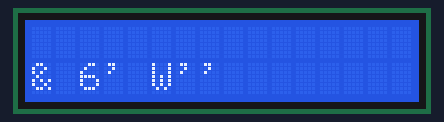
The program below on a simulated Raspberry Pi (BCM pin numbers). Parts: 16×2 character LCD.

Above: at 0.7 s.
At 4.8 s:
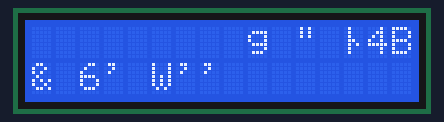
At 8.5 s:
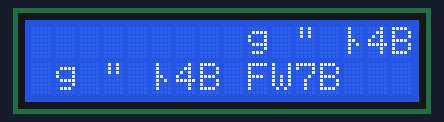
At 12.3 s:
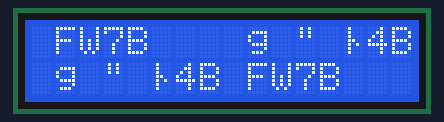
At 19.9 s:
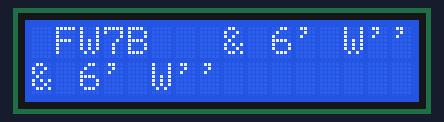
At 35.1 s:
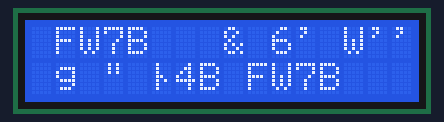

Measured:
- what the display in image 0 shows lasts 3.2 s, from 0.7 s to 3.9 s
- what the display in image 1 shows lasts 3.0 s, from 4.7 s to 7.7 s
- what the display in image 2 shows lasts 3.0 s, from 8.5 s to 11.5 s
- what the display in image 5 shows lasts 3.2 s, from 35.1 s to 38.3 s

The program:

lcd_parallel.py
```python
"""
16X2 LCD interfacing with Raspberry Pi in 4 bit parallel mode


This python program will display text on 16x2 lcd

Python version : Python3
Tested on : Raspberry pi 3B+ and Raspberry pi Zero W
Author : Bahubali Fuladi
Date : 20/01/2022 1:38AM
"""
#!/usr/bin/env python
import RPi.GPIO as GPIO
from time import sleep

# Define GPIO to LCD mapping
LCD_RS = 7
LCD_E  = 8
LCD_D4 = 25
LCD_D5 = 24
LCD_D6 = 23

LCD_D7 = 18

# Define some device constants
LCD_WIDTH = 16    # Maximum characters per line
LCD_CHR = True
LCD_CMD = False

LCD_LINE_1 = 0x80 # LCD RAM address for the 1st line
LCD_LINE_2 = 0xC0 # LCD RAM address for the 2nd line

# Timing constants
E_PULSE = 0.01
E_DELAY = 0.001

def main():
  # Main program block
  GPIO.setwarnings(False)
  GPIO.setmode(GPIO.BCM)       # Use BCM GPIO numbers
  GPIO.setup(LCD_E, GPIO.OUT)  # E
  GPIO.setup(LCD_RS, GPIO.OUT) # RS
  GPIO.setup(LCD_D4, GPIO.OUT) # DB4
  GPIO.setup(LCD_D5, GPIO.OUT) # DB5
  GPIO.setup(LCD_D6, GPIO.OUT) # DB6
  GPIO.setup(LCD_D7, GPIO.OUT) # DB7

  # Initialise display
  lcd_init()

  while True:

    # Send some text on lCD
    lcd_string("Rasbperry Pi",LCD_LINE_1)
    lcd_string("16x2 LCD Test",LCD_LINE_2)

    sleep(3)

def lcd_init():
  lcd_display(0x28,LCD_CMD) # Selecting 4 - bit mode with two rows
  lcd_display(0x0C,LCD_CMD) # Display On,Cursor Off, Blink Off
  lcd_display(0x01,LCD_CMD) # Clear display

  sleep(E_DELAY)

def lcd_display(bits, mode):
  # Send byte to data pins
  # bits = data
  # mode = True  for character
  #        False for command

  GPIO.output(LCD_RS, mode) # RS

  # High bits
  GPIO.output(LCD_D4, False)
  GPIO.output(LCD_D5, False)
  GPIO.output(LCD_D6, False)
  GPIO.output(LCD_D7, False)
  if bits&0x10==0x10:
    GPIO.output(LCD_D4, True)
  if bits&0x20==0x20:
    GPIO.output(LCD_D5, True)
  if bits&0x40==0x40:
    GPIO.output(LCD_D6, True)
  if bits&0x80==0x80:
    GPIO.output(LCD_D7, True)

 # Toggle 'Enable' pin
  lcd_toggle_enable()

  # Low bits
  GPIO.output(LCD_D4, False)
  GPIO.output(LCD_D5, False)
  GPIO.output(LCD_D6, False)
  GPIO.output(LCD_D7, False)
  if bits&0x01==0x01:
    GPIO.output(LCD_D4, True)
  if bits&0x02==0x02:
    GPIO.output(LCD_D5, True)
  if bits&0x04==0x04:
    GPIO.output(LCD_D6, True)
  if bits&0x08==0x08:
    GPIO.output(LCD_D7, True)
  # Toggle 'Enable' pin
  lcd_toggle_enable()

def lcd_toggle_enable():
  # Toggle enable
  sleep(E_DELAY)
  GPIO.output(LCD_E, True)
  sleep(E_PULSE)
  GPIO.output(LCD_E, False)
  sleep(E_DELAY)


def lcd_string(message,line):
  # Send string to display

  message = message.ljust(LCD_WIDTH," ")

  lcd_display(line, LCD_CMD)

  for i in range(LCD_WIDTH):
    lcd_display(ord(message[i]),LCD_CHR)

if __name__ == '__main__':

  try:
    main()
  except KeyboardInterrupt:
    pass
  finally:
    lcd_display(0x01, LCD_CMD)
    GPIO.cleanup()
```
